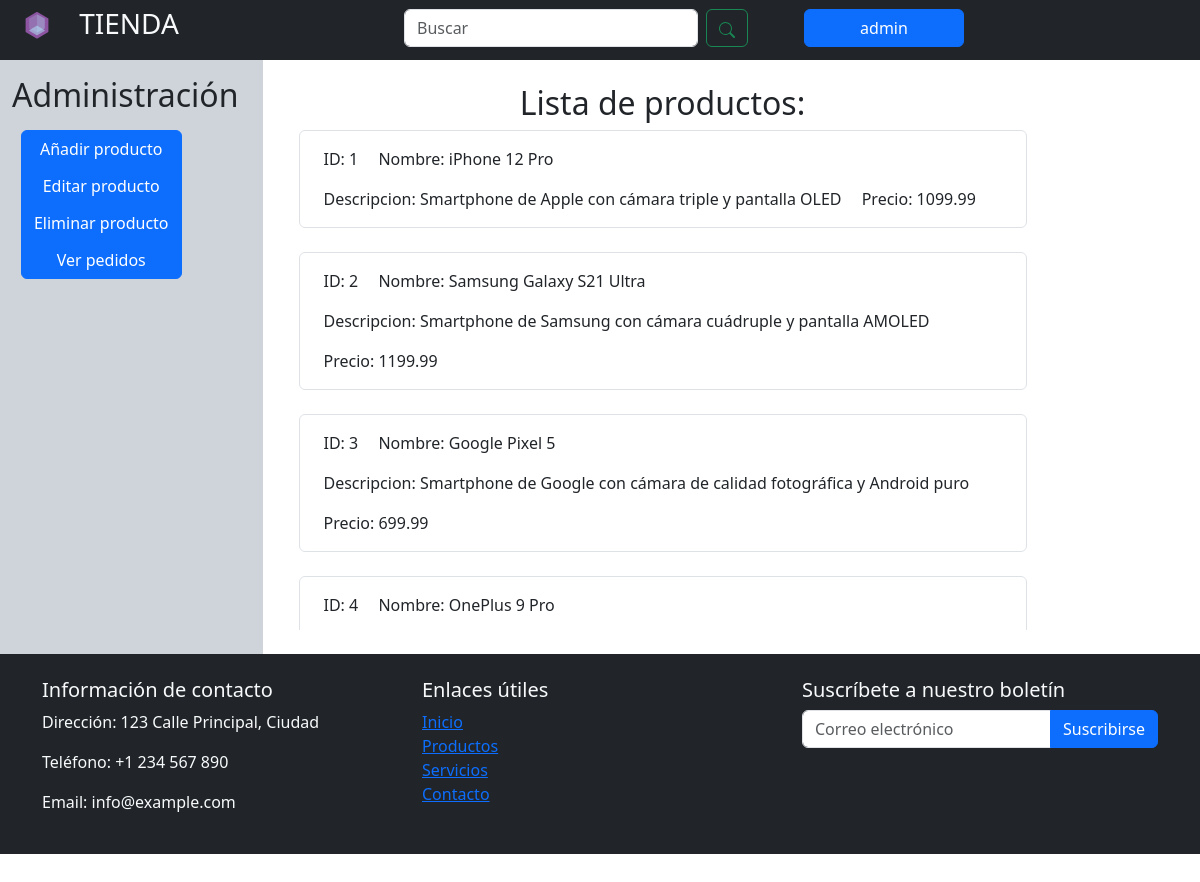
Page /index.php?controller=UserController&action=administrar&id=delproducto (signed in) on the committed database.
### tables this page shows
CREATE TABLE `productos` (
  `id_producto` int(11) NOT NULL AUTO_INCREMENT,
  `nombre` varchar(30) DEFAULT NULL,
  `descripcion` varchar(200) DEFAULT NULL,
  `precio` decimal(10,2) DEFAULT NULL,
  `imagen` varchar(10) DEFAULT NULL,
  PRIMARY KEY (`id_producto`)
);

### views/View.php (called while the page is built, shortened)
<?php
class View {
    public static function showadmin($viewName,$data=null,$data1 = null){
        include_once ("header.php");
        include ("admin.php");
        include("$viewName.php");
        include_once ("footer.php");
    }
}
?>

### models/productosDAO.php (called while the page is built, shortened)
<?php
include_once('db/db.php');
class ProductoDAO
{
    public $db_con;
    public function __construct()
    {
        $this->db_con = Database::connect();
    }
    public function getAllProducts()
    {
        $stmt = $this->db_con->prepare("select * from productos");
        $stmt->setFetchMode(PDO::FETCH_ASSOC);
        $stmt->execute();
        return $stmt->fetchAll();
    }
}

### db/db.php (called while the page is built)
<?php
class Database
{
    public static function connect()
    {
        $host = 'mariadb';
        $dbname = getenv('MARIADB_DATABASE');
        try {
            $dsn = 'mysql:host=' . $host . ";dbname=" . $dbname . ";charset=UTF8";;
            $dbh = new PDO($dsn, getenv('MARIADB_USER'), getenv('MARIADB_PASSWORD'));
            $dbh->setAttribute(PDO::ATTR_ERRMODE, PDO::ERRMODE_EXCEPTION);
            return $dbh;
        } catch (PDOException $e) {
            echo $e->getMessage();
        }
    }
}

### views/delproducto.php (the view, shortened to what this page needs)
<div class="col-md-8 p-4">
    <h2 class="text-center">Lista de productos:</h2>
    <div class="container scroll-container">
        <div class="list-group">
            <?php foreach ($data as $producto) : ?>
                <button type="button" class="btn-outiline-success btn list-group-item list-group-item-action" data-bs-toggle="modal" data-bs-target="#pedido<?= $producto['id_producto'] ?>" aria-current="true">
                    <div class="row m-2 col-auto d-inline-block">
                        ID: <?= $producto['id_producto'] ?>
                    </div>
                    <div class="row m-2 col-auto d-inline-block">
                        Nombre: <?= $producto['nombre'] ?>
                    </div>
                    <div class="row m-2 col-auto d-inline-block">
                        Descripcion: <?= $producto['descripcion'] ?>
                    </div>
                    <div class="row m-2 col-auto d-inline-block">
                        Precio: <?= $producto['precio'] ?>
                    </div>
                </button>
                <br>
            <? endforeach; ?>
        </div>
    </div>
</div>
</div>

### css/styles.css (style rules this page uses)
.scroll-container { height: 500px; overflow-y: auto; }

### rows in the picture
productos: id_producto "1", nombre "iPhone 12 Pro", descripcion "Smartphone de Apple con cámara triple y pantalla OLED", precio "1099.99"
productos: id_producto "2", nombre "Samsung Galaxy S21 Ultra", descripcion "Smartphone de Samsung con cámara cuádruple y pantalla AMOLED", precio "1199.99"
productos: id_producto "3", nombre "Google Pixel 5", descripcion "Smartphone de Google con cámara de calidad fotográfica y Android puro", precio "699.99"
productos: id_producto "4", nombre "OnePlus 9 Pro"

### other values in the picture
$_SESSION['user'] "admin"
